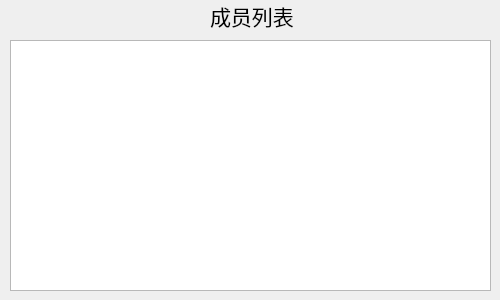
<?xml version="1.0" encoding="UTF-8"?>
<ui version="4.0">
 <class>show_user</class>
 <widget class="QWidget" name="show_user">
  <property name="geometry">
   <rect>
    <x>0</x>
    <y>0</y>
    <width>500</width>
    <height>300</height>
   </rect>
  </property>
  <property name="windowTitle">
   <string>Form</string>
  </property>
  <widget class="QLabel" name="label">
   <property name="geometry">
    <rect>
     <x>210</x>
     <y>0</y>
     <width>101</width>
     <height>31</height>
    </rect>
   </property>
   <property name="font">
    <font>
     <pointsize>16</pointsize>
    </font>
   </property>
   <property name="text">
    <string>成员列表</string>
   </property>
  </widget>
  <widget class="QTableView" name="tableView">
   <property name="geometry">
    <rect>
     <x>10</x>
     <y>40</y>
     <width>481</width>
     <height>251</height>
    </rect>
   </property>
  </widget>
 </widget>
 <resources/>
 <connections/>
</ui>
